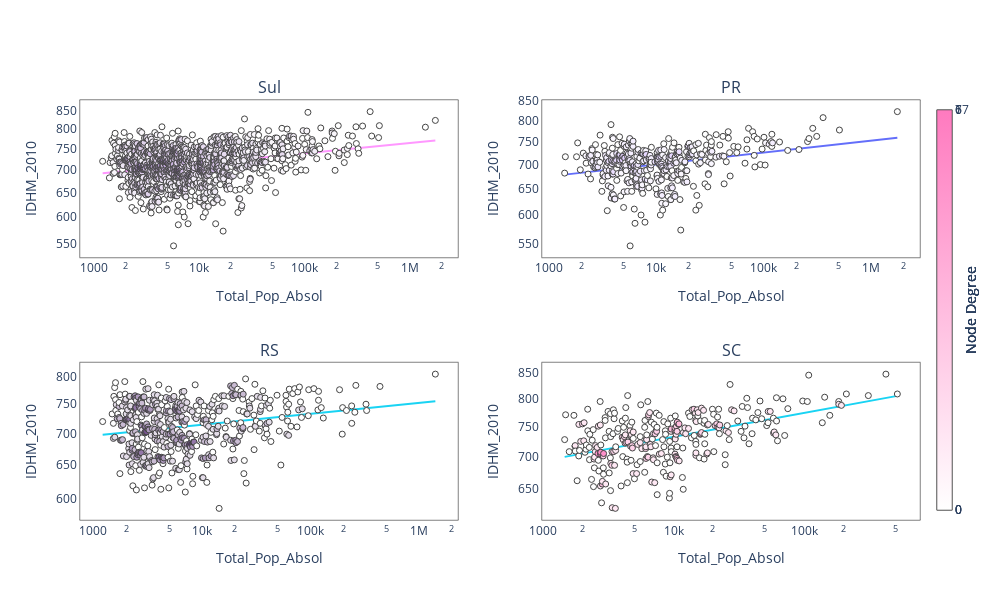

The notebook cell saved with this chart:
### Code cell
# Criando os subplots
fig = make_subplots(rows=2, cols=2, subplot_titles=("Sul", "PR", "RS", "SC"))

# Adicionando gráficos de dispersão
title = 'Sul'; cor = '#9467BD';
df = df_Brazil[df_Brazil.Macroregioes==title].sort_values('Total_Pop_Absol')
x = list(df.Total_Pop_Absol * 1); y = list(df.IDHM_2010 * 1); index = df.index; hover = df.Municipio; 
G, degree, df_pixels = calculate_graph_and_metrics(Cut_Rad, x, y, index, hover, title, cor)
traces = plot_scattergraph('x', 'y', df_pixels, hover, title, cor)
fig.add_traces(traces, rows=1, cols=1)

title = 'PR'; cor = '#DEC9FF';
df = df_Brazil[df_Brazil.UF==title].sort_values('Total_Pop_Absol')
x = list(df.Total_Pop_Absol * 1); y = list(df.IDHM_2010 * 1); index = df.index; hover = df.Municipio; 
G, degree, df_pixels = calculate_graph_and_metrics(Cut_Rad, x, y, index, hover, title, cor)
traces = plot_scattergraph('x', 'y', df_pixels, hover, title, cor)
fig.add_traces(traces, rows=1, cols=2)

title = 'RS'; cor = '#5E347D';
df = df_Brazil[df_Brazil.UF==title].sort_values('Total_Pop_Absol')
x = list(df.Total_Pop_Absol * 1); y = list(df.IDHM_2010 * 1); index = df.index; hover = df.Municipio; 
G, degree, df_pixels = calculate_graph_and_metrics(Cut_Rad, x, y, index, hover, title, cor)
traces = plot_scattergraph('x', 'y', df_pixels, hover, title, cor)
fig.add_traces(traces, rows=2, cols=1)

title = 'SC'; cor = '#FF7ABF';
df = df_Brazil[df_Brazil.UF==title].sort_values('Total_Pop_Absol')
x = list(df.Total_Pop_Absol * 1); y = list(df.IDHM_2010 * 1); index = df.index; hover = df.Municipio;
G, degree, df_pixels = calculate_graph_and_metrics(Cut_Rad, x, y, index, hover, title, cor)
traces = plot_scattergraph('x', 'y', df_pixels, hover, title, cor)
fig.add_traces(traces, rows=2, cols=2)

# Atualizando layout
fig.update_layout(
    title_text="Exemplo de Subplots com Scatter Plots",
    plot_bgcolor='white',
    xaxis=dict(showline=True, linewidth=0.5, linecolor='black', mirror=True, type='log', title='Total_Pop_Absol'),
    yaxis=dict(showline=True, linewidth=0.5, linecolor='black', mirror=True, type='log', title='IDHM_2010'),
    xaxis2=dict(showline=True, linewidth=0.5, linecolor='black', mirror=True, type='log', title='Total_Pop_Absol'),
    yaxis2=dict(showline=True, linewidth=0.5, linecolor='black', mirror=True, type='log', title='IDHM_2010'),
    xaxis3=dict(showline=True, linewidth=0.5, linecolor='black', mirror=True, type='log', title='Total_Pop_Absol'),
    yaxis3=dict(showline=True, linewidth=0.5, linecolor='black', mirror=True, type='log', title='IDHM_2010'),
    xaxis4=dict(showline=True, linewidth=0.5, linecolor='black', mirror=True, type='log', title='Total_Pop_Absol'),
    yaxis4=dict(showline=True, linewidth=0.5, linecolor='black', mirror=True, type='log', title='IDHM_2010')
)

# Update layout
fig.update_layout(height=600, width=1000, title_text=None)

# Save the figure
pio.write_image(fig, "ScatterGraph_South_Macroregional.svg")

# Exibindo figura
fig.show()
